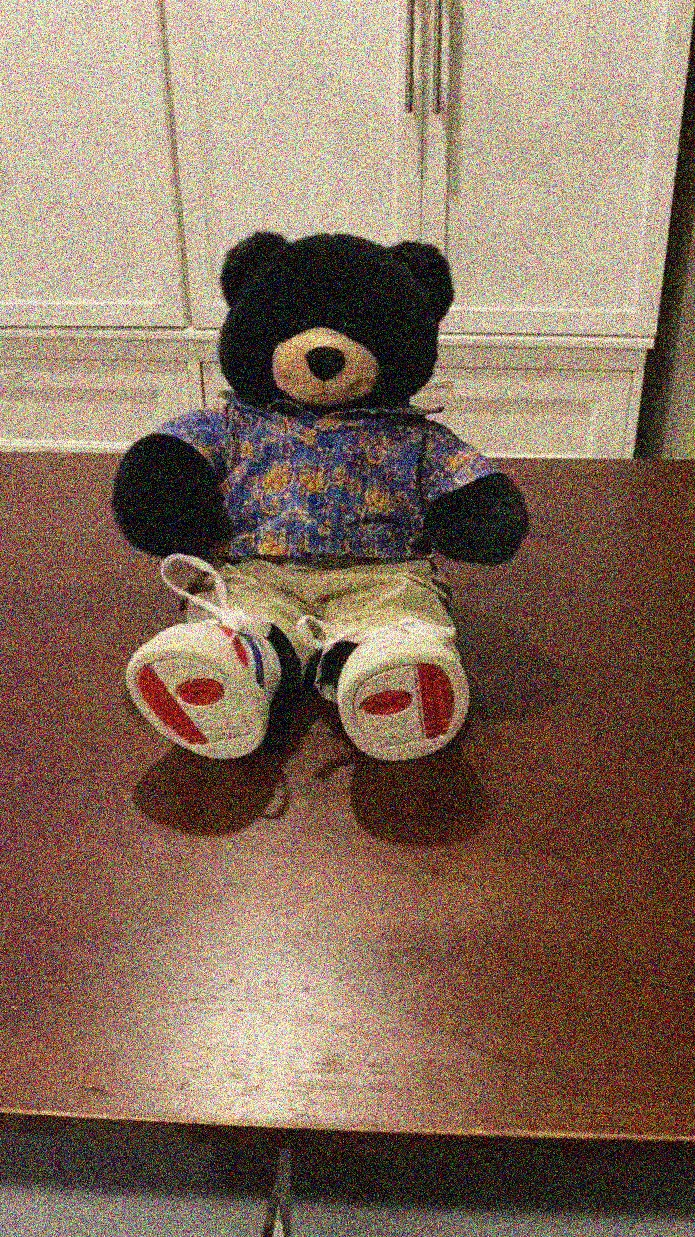
#> input picture inference_rest/restoration_frame000001/gaussian_noise_sigma50.jpg, 695 x 1237 px
$ python degrade.py --images_dir ../../inference_rest/restoration_frame000001 --output_dir out --mode blur
#> lines starting #> are read from the running program, lines starting #| are printed output that depends on the picture
"""
Apply image degradation (Gaussian blur or Gaussian noise) to every frame
in a directory and save the results to a new directory.

Usage – blur:
    python scripts/degrade.py \\
        --images_dir data/co3d/teddybear/101_11758_21048/images \\
        --output_dir outputs/degraded_frames/teddybear/101_11758_21048/blur_sigma3 \\
        --mode blur \\
        --blur_sigma 3.0

Usage – noise:
    python scripts/degrade.py \\
        --images_dir data/co3d/teddybear/101_11758_21048/images \\
        --output_dir outputs/degraded_frames/teddybear/101_11758_21048/noise_std25 \\
        --mode noise \\
        --noise_std 25
"""

import argparse
import os

import numpy as np
from PIL import Image


# ── degradation functions ─────────────────────────────────────────────────────

def apply_gaussian_blur(img: np.ndarray, sigma: float) -> np.ndarray:
    """Isotropic Gaussian blur with given sigma (pixels)."""
    from scipy.ndimage import gaussian_filter
    # Apply to each channel independently
    out = np.empty_like(img)
    for c in range(img.shape[2]):
        out[:, :, c] = gaussian_filter(img[:, :, c].astype(np.float32), sigma=sigma)
    return out.clip(0, 255).astype(np.uint8)


def apply_gaussian_noise(img: np.ndarray, std: float, seed: int = 42) -> np.ndarray:
    """Additive zero-mean Gaussian noise with standard deviation `std` (pixel scale 0-255)."""
    rng = np.random.RandomState(seed)
    noise = rng.normal(0.0, std, img.shape).astype(np.float32)
    noisy = img.astype(np.float32) + noise
    return noisy.clip(0, 255).astype(np.uint8)


# ── main ──────────────────────────────────────────────────────────────────────

def main():
    parser = argparse.ArgumentParser(description=__doc__,
                                     formatter_class=argparse.RawDescriptionHelpFormatter)
    parser.add_argument("--images_dir", required=True,
                        help="Input directory with JPG/PNG frames")
    parser.add_argument("--output_dir", required=True,
                        help="Output directory for degraded frames")
    parser.add_argument("--mode", required=True, choices=["blur", "noise"],
                        help="Degradation type: 'blur' or 'noise'")

    # blur options
    parser.add_argument("--blur_sigma", type=float, default=3.0,
                        help="Gaussian blur sigma in pixels (default: 3.0)")

    # noise options
    parser.add_argument("--noise_std", type=float, default=25.0,
                        help="Gaussian noise std dev in [0,255] scale (default: 25)")
    parser.add_argument("--seed", type=int, default=42,
                        help="Random seed for noise (default: 42)")

    args = parser.parse_args()

    frames = sorted(
        f for f in os.listdir(args.images_dir)
        if f.lower().endswith((".jpg", ".jpeg", ".png"))
    )
    if not frames:
        raise SystemExit(f"No images found in {args.images_dir}")

    os.makedirs(args.output_dir, exist_ok=True)

    if args.mode == "blur":
        label = f"Gaussian blur  σ={args.blur_sigma:.1f}px"
    else:
        label = f"Gaussian noise  σ={args.noise_std:.1f} (0-255)"

    print(f"Found   : {len(frames)} frames")
    print(f"Mode    : {label}")
    print(f"Input   : {args.images_dir}")
    print(f"Output  : {args.output_dir}\n")

    for i, fname in enumerate(frames, 1):
        img = np.array(Image.open(os.path.join(args.images_dir, fname)).convert("RGB"))
#> img is the input picture: shape (1237, 695, 3); mean R, G, B 134.9, 110.5, 93

        if args.mode == "blur":
            out = apply_gaussian_blur(img, args.blur_sigma)
#> after the loop in apply_gaussian_blur, `for c in range(img.shape[2]):`:
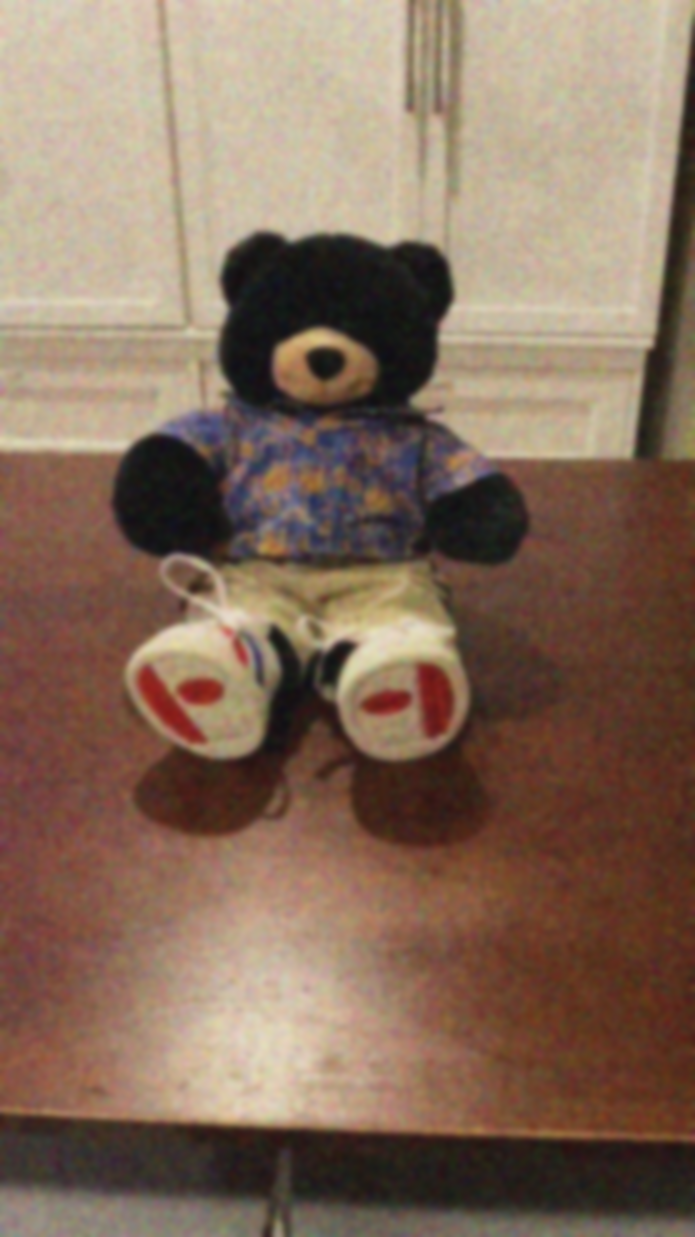
#> out: shape (1237, 695, 3); mean R, G, B 134.4, 110, 92.5
        else:
            # use a per-frame seed offset so every frame gets independent noise
            out = apply_gaussian_noise(img, args.noise_std, seed=args.seed + i)

        Image.fromarray(out).save(os.path.join(args.output_dir, fname))
        if i % 20 == 0 or i == len(frames):
            print(f"  [{i:>3}/{len(frames)}]  {fname}")
#> pass 2 of the loop in main, `for i, fname in enumerate(frames, 1):`:
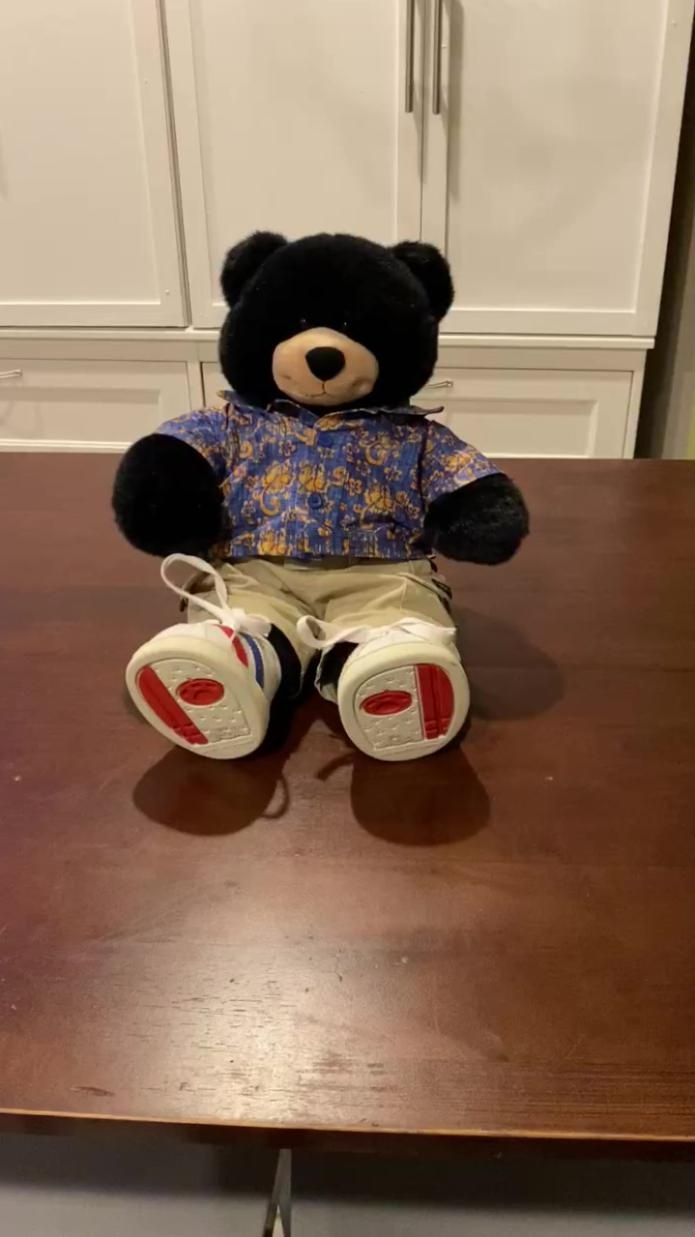
#> input picture inference_rest/restoration_frame000001/original.jpg, 695 x 1237 px
#> in main, img is the input picture: shape (1237, 695, 3); mean R, G, B 135.5, 108.5, 88.9
#> after the loop in apply_gaussian_blur (call 2), `for c in range(img.shape[2]):`:
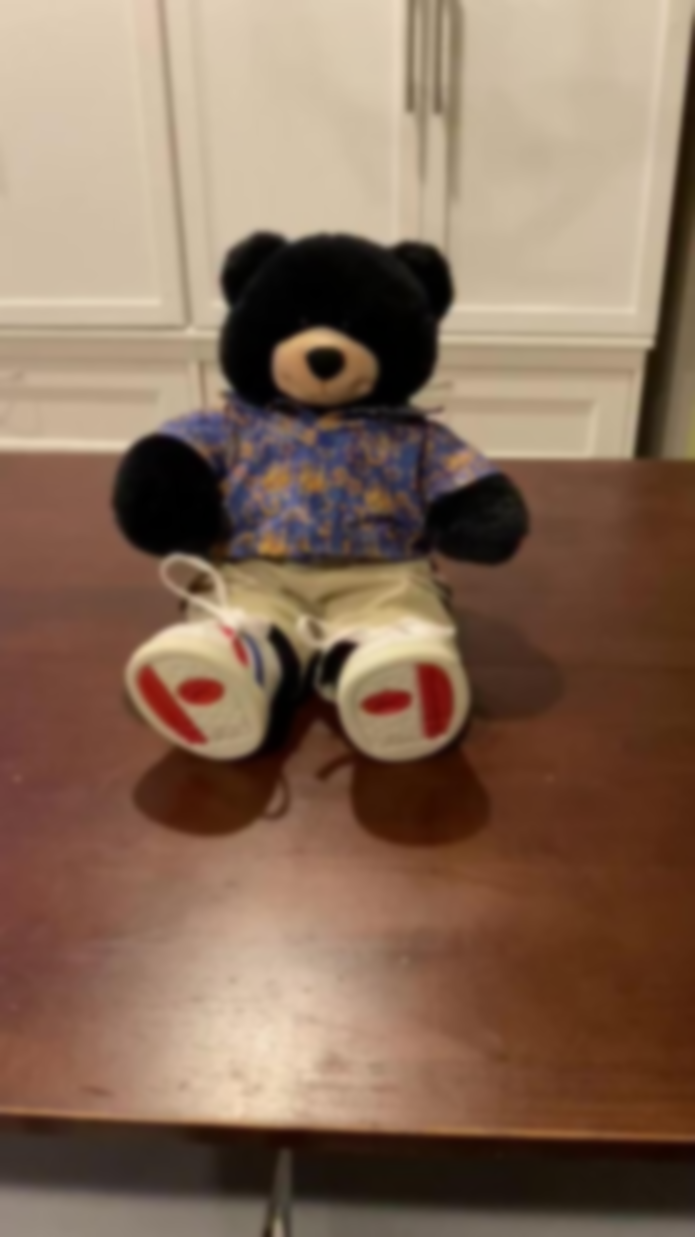
#> out: shape (1237, 695, 3); mean R, G, B 135, 108, 88.4

    print(f"\nDone. {len(frames)} degraded frames saved to {args.output_dir}")


if __name__ == "__main__":
    main()
